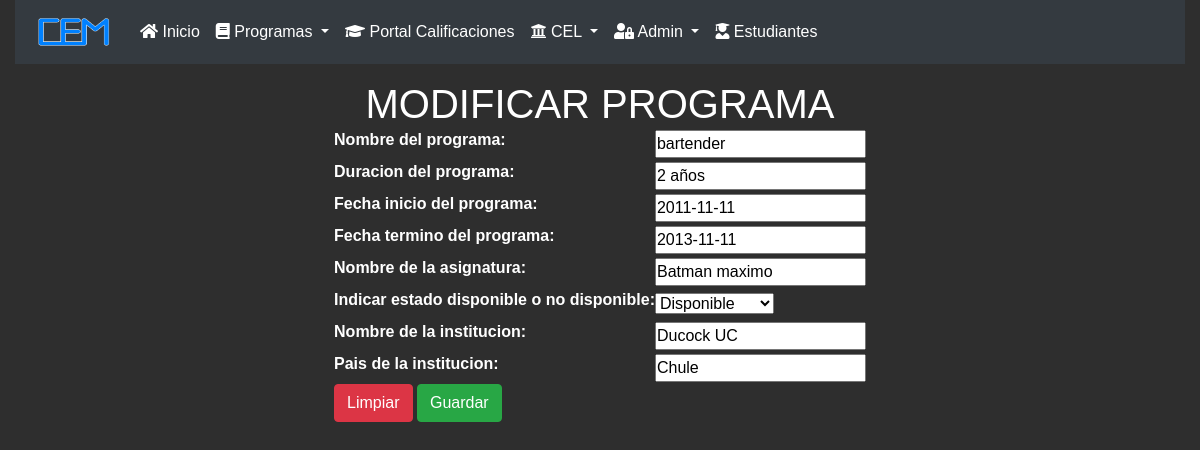
Screenshot of /modificar-programa/1/ with the database file from the repository.
### core/models.py (models this page shows, shortened)
class Programas(models.Model):
    idPrograma = models.IntegerField(primary_key=True, verbose_name='Id de programa')
    nombre = models.CharField(max_length=200, verbose_name='Nombre del programa')
    duracion = models.CharField(max_length=70, verbose_name='duracion del programa')
    fechaInicio = models.DateField(verbose_name='Fecha inicio del programa')
    fechaFin = models.DateField(verbose_name='Fecha termino del programa')
    asignatura = models.CharField(max_length=50, verbose_name='Nombre de la asignatura')
    estado = models.CharField(max_length=50, verbose_name='Indicar estado disponible o no disponible',null=False,blank=False,
                                choices=programa_estado, default='Disponible')
    institucion = models.CharField(max_length=200, verbose_name='Nombre de la institucion')
    pais = models.CharField(max_length=200, verbose_name='Pais de la institucion')

### core/views.py (the view)
# urls.py: path('modificar-programa/<id>/', modificar_programa, name="modificar_programa"),
def modificar_programa(request, id):
    programa = Programas.objects.get(idPrograma=id)
    data = {
        'form': ProgramasForm(instance=programa)
    }
    if request.method == 'POST':
        formulario = ProgramasForm(data=request.POST, instance=programa)
        if formulario.is_valid():
            formulario.save()
            data['mensaje'] = "Modificado correcatamente"
            data['form'] = formulario
    return render(request, 'core/modificar_progra.html', data)

### core/forms.py
class ProgramasForm(ModelForm):
    class Meta:
        model = Programas
        fields = ['nombre','duracion','fechaInicio','fechaFin','asignatura','estado','institucion','pais']

### core/templates/core/modificar_progra.html (shortened to what this page needs)
{% load static %}
<!DOCTYPE html>
<html lang="es">
<head>
    <link rel="stylesheet" href="https://cdn.jsdelivr.net/npm/bootstrap@4.6.0/dist/css/bootstrap.min.css"
>
    <link rel="stylesheet" href="{% static 'core/fontawesome/css/all.min.css' %}">
    <link rel="stylesheet" href="{% static 'core/css/agregarCrud.css' %}">
</head>
<body>
  <div class="container-fluid">
    <nav class="navbar navbar-expand-lg navbar-dark bg-dark">
      <a class="navbar-brand">
        <img src="{% static 'core/img/CEM.png' %}" alt="Logo" id="logo">
      </a>
      <div class="collapse navbar-collapse" id="menu">
        <ul class="navbar-nav mr-auto">
          <li class="nav-item active">
            <a href="{% url 'index' %}" class="nav-link">
              <i class="fas fa-home"></i>
              Inicio
            </a>
          </li>
          <li class="nav-item dropdown">
            <a class="nav-link dropdown-toggle active" data-toggle="dropdown" data-target="despegable" href="#">
              <i class="fas fa-book"></i>
              Programas
            </a>
          </li>
          <li class="nav-item active">
            <a href="{% url 'listado_notas' %}" class="nav-link">
              <i class="fas fa-graduation-cap"></i>
              Portal Calificaciones
            </a>
          </li>
          <li class="nav-item dropdown">
            <a class="nav-link dropdown-toggle active" data-toggle="dropdown" data-target="despegable" href="#">
              <i class="fas fa-university"></i>
              CEL
            </a>
          </li>
          <li class="nav-item dropdown" id="wiki">
            <a class="nav-link dropdown-toggle active" data-toggle="dropdown" data-target="despegable" href="#">
              <i class="fas fa-user-lock"></i>
              Admin
            </a>
          </li>
          <li class="nav-item active">
            <a href="{% url 'listado_postu' %}" class="nav-link">
              <i class="fas fa-user-graduate"></i>
              Estudiantes
            </a>
          </li>
        </ul>
      </div>
    </nav>
  </div>
<h1 id="titula">MODIFICAR PROGRAMA</h1>
<form action="" method="POST">
    <table>
      {{ form.as_table }}
    </table>
    <button type="reset" value="Limpiar" class="btn btn-danger">Limpiar</button>
    <button type="submit" value="Modificar" class="btn btn-success">Guardar</button>
  </form>
</body>
</html>

### core/static/core/css/agregarCrud.css (style rules this page uses)
body { background-color: rgb(46, 46, 46); color: black; margin: 0 auto; display: flex; flex-direction: column; justify-content: center; align-items: center; }
label { color: white; }
#titula { color: white; margin: 0 auto; display: flex; flex-direction: column; justify-content: center; align-items: center; background-color: rgb(46, 46, 46); }
#logo { width: 85px; height: 38px; }
* { padding: 0; margin: 0; box-sizing: border-box; font-family: arial; }

### rows the page displays
Programas: nombre "bartender", duracion "2 años", fechaInicio "2011-11-11", fechaFin "2013-11-11", asignatura "Batman maximo", estado "Disponible", institucion "Ducock UC", pais "Chule"
